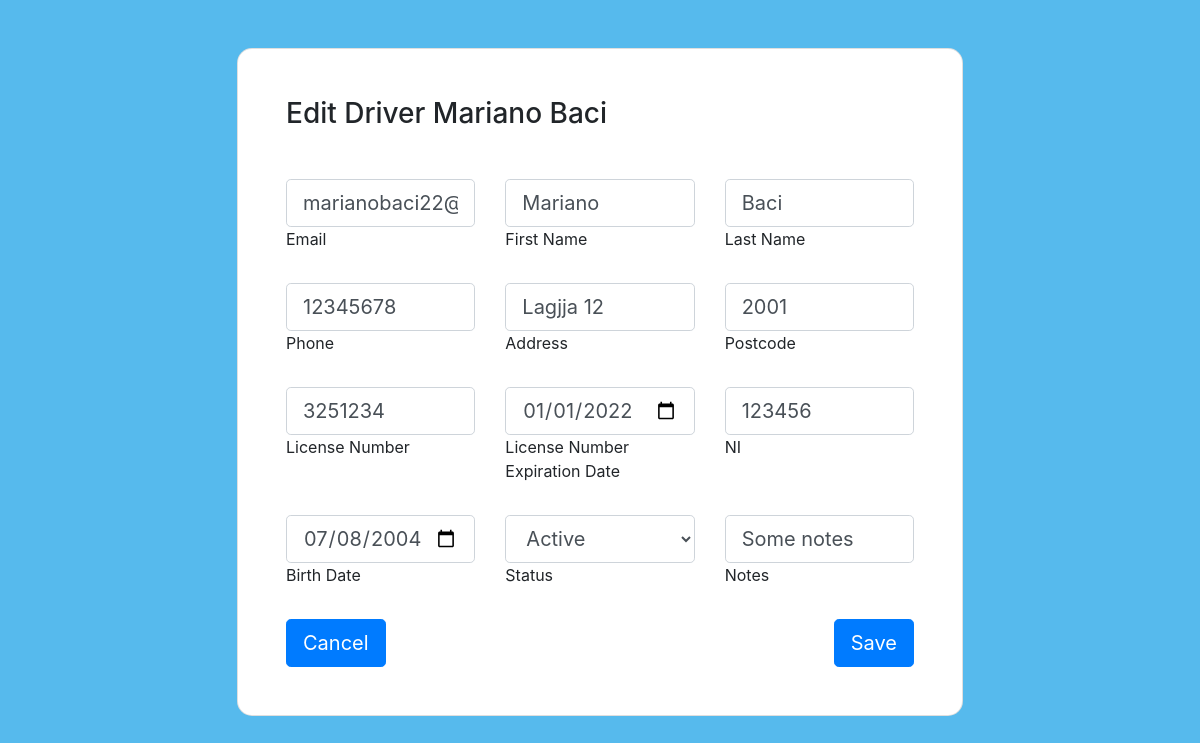
Page /edit_driver/1 (signed in) on the earlier database version.
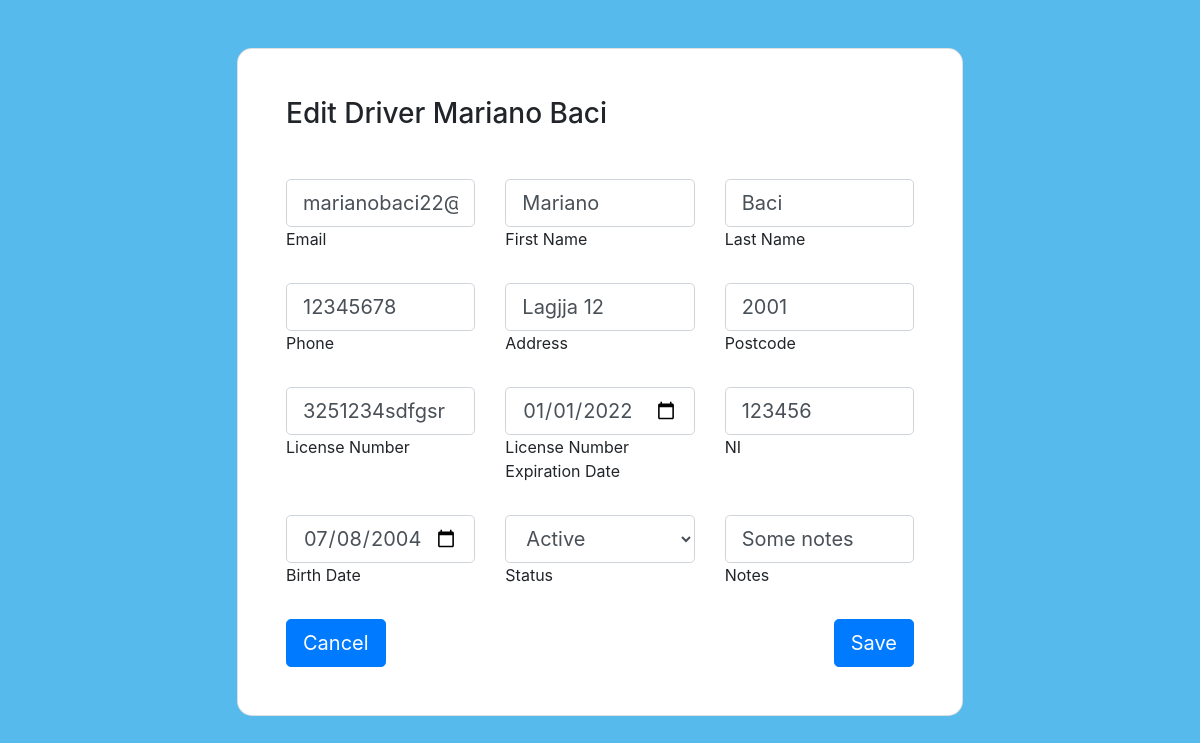
Same page on the later database version.
### Manager/models.py (models this page shows)
class driver(models.Model):
    email = models.CharField(max_length=100, blank=True, )
    name = models.CharField(max_length=100, blank=True, )
    last_name = models.CharField(max_length=100, blank=True, )
    phone = models.CharField(max_length=30, blank=True, )
    address = models.CharField(max_length=200, blank=True, )
    postcode = models.CharField(max_length=50, blank=True, )
    license_number = models.CharField(max_length=50, blank=True, )
    LN_expiration_date = models.DateField(max_length=100, blank=True, )
    NI = models.CharField(max_length=100, blank=True, )
    birth_date = models.DateField(max_length=100, blank=True, )
    STATUS = (
        ('Active', 'Active'),
        ('Inactive', 'Inactive'),
    )
    status = models.CharField(max_length=8, choices=STATUS,  blank=True, )
    notes = models.CharField(max_length=9999, blank=True)

### Manager/views.py (the view)
# urls.py: path('edit_driver/<int:driver_id>', edit_driver, name="edit_driver"),
@login_required(login_url="/login")
def edit_driver(request, driver_id):
    if permissions.objects.get(user=request.user.username).level2 == "Yes":
        if(request.method) == "POST":
            driver_i = driver.objects.all().filter(id=driver_id)[0]
            form = driverForm(data=request.POST, instance=driver_i)
            if form.is_valid():
                form.save()
                return redirect('view_driver', driver_id=driver_id)
            else:
                messages.error(request, 'Please use correct data!')
                return redirect('edit_driver', driver_id=driver_id)
        else:
            driver_obj = driver.objects.all().filter(id=driver_id)[0]
            form = driverForm
            return render(request, 'edit_driver.html', {'driver':driver_obj, 'form':form})
    else:
        return HttpResponse("Access Denied")

### Manager/templates/edit_driver.html (shortened to what the changed rows need)
{%  load static %}
<!DOCTYPE html>
<html lang="en">
<head>
    <link rel="stylesheet" href="{% static 'css/bootstrap.css' %}">
    <link href="https://cdn.jsdelivr.net/npm/select2@4.1.0-rc.0/dist/css/select2.min.css" rel="stylesheet" />
</head>
<body style="background: #56baed;">
    <section class="vh-150 gradient-custom" >
      <div class="p-md-5 py-5 h-150">
        <div class="row justify-content-center align-items-center h-150">
          <div class="col-8 col-lg-8 col-xl-8">
            <div class="card shadow-2-strong card-registration" style="border-radius: 15px;">
              <div class="card-body p-4 p-md-5">
                <h3 class="mb-4 pb-2 pb-md-0 mb-md-5">Edit Driver {{ driver.name }} {{ driver.last_name }}</h3>
                <form method="POST" id="form" class="needs-validation" novalidate>
                  <div class="row">
                    <div class="col-md-4 mb-4">
                      <div class="form-outline">
                        <input type="email" name="email" value="{{ driver.email }}" id="email" class="form-control form-control-lg" required/>
                        <label class="form-label" for="email">Email</label>
                      </div>
                    </div>
                    <div class="col-md-4 mb-4">
                      <div class="form-outline">
                        <input type="text" name="name" value="{{ driver.name }}" id="name" class="form-control form-control-lg" required/>
                        <label class="form-label" for="name">First Name</label>
                      </div>
                    </div>
                    <div class="col-md-4 mb-4">
                      <div class="form-outline">
                        <input type="text" name="last_name" value="{{ driver.last_name }}" id="last_name" class="form-control form-control-lg" required/>
                        <label class="form-label" for="last_name">Last Name</label>
                      </div>
                    </div>
                  </div>
                  <div class="row">
                    <div class="col-md-4 mb-4">
                      <div class="form-outline">
                        <input type="tel" name="phone" value="{{ driver.phone }}" id="phone" class="form-control form-control-lg" required/>
                        <label class="form-label" for="phone">Phone</label>
                      </div>
                    </div>
                    <div class="col-md-4 mb-4">
                      <div class="form-outline">
                        <input type="text" name="address" value="{{ driver.address }}" id="address" class="form-control form-control-lg" required/>
                        <label class="form-label" for="address">Address</label>
                      </div>
                    </div>
                    <div class="col-md-4 mb-4">
                      <div class="form-outline">
                        <input type="text" name="postcode" value="{{ driver.postcode }}" id="postcode" class="form-control form-control-lg" required/>
                        <label class="form-label" for="postcode">Postcode</label>
                    </div>
                  </div>
                  </div>
                  <div class="row">
                    <div class="col-md-4 mb-4">
                      <div class="form-outline">
                        <input type="text" name="license_number" value="{{ driver.license_number }}" id="license_number" class="form-control form-control-lg" required/>
                        <label class="form-label" for="license_number">License Number</label>
                      </div>
                    </div>
                    <div class="col-md-4 mb-4">
                      <div class="form-outline">
                        <input type="date" name="LN_expiration_date" value="{{ driver.LN_expiration_date|date:"Y-m-d" }}" id="LN_expiration_date" class="form-control form-control-lg" required/>
                        <label class="form-label" for="LN_expiration_date">License Number Expiration Date</label>
                      </div>
                    </div>
                    <div class="col-md-4 mb-4">
                      <div class="form-outline">
                        <input type="text" name="NI" value="{{ driver.NI }}" id="NI" class="form-control form-control-lg" required/>
                        <label class="form-label" for="NI">NI</label>
                      </div>
                    </div>
                  </div>
                  <div class="row">
                    <div class="col-md-4 mb-4">
                      <div class="form-outline">
                        <input type="date" name="birth_date" value="{{ driver.birth_date|date:"Y-m-d"  }}" id="birth_date" class="form-control form-control-lg" required/>
                        <label class="form-label" for="birth_date">Birth Date</label>
                      </div>
                    </div>
                    <div class="col-md-4 mb-4">
                      <div class="form-outline">
                          <select class="select form-control form-control-lg" name="status">
                              {% if driver.status == 'Active' %}
                                <option value="Active" selected>Active</option>
                              {% else %}
                                <option value="Active">Active</option>
                                <option value="Inactive" selected>Inactive</option>
                              {% endif %}
                          </select>
                        <label class="form-label" for="status">Status</label>
                      </div>
                    </div>
                    <div class="col-md-4 mb-4">
                      <div class="form-outline">
                        <input type="text" name="notes" id="notes" value="{{ driver.notes }}" class="form-control form-control-lg"/>
                        <label class="form-label" for="notes">Notes</label>
                      </div>
                    </div>
                  </div>
                  <div class="float-left">
                  </div>
                  <div class="float-right">
                  </div>
                </form>
              </div>
            </div>
          </div>
        </div>
      </div>
    </section>
</body>
</html>

Differences in the rows shown:
changed driver "Mariano": license_number "3251234" → "3251234sdfgsr"
